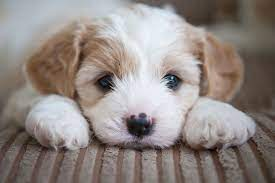
#> input picture python_satwik/PIL/1.jpeg, 275 x 183 px
$ python ImagePillow1.py
#> lines starting #> are read from the running program, lines starting #| are printed output that depends on the picture
from PIL import Image, ImageFilter
import os

image1= Image.open('1.jpeg')
#> image1 is the input picture: PIL image 275x183 RGB; mean R, G, B 144.5, 135.3, 131.2
image1.rotate(90).save('1_mod.jpeg')
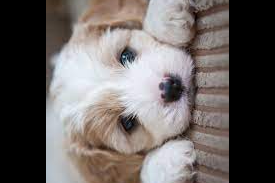
#> saved as 1_mod.jpeg: PIL image 275x183 RGB; mean R, G, B 105.7, 99.4, 97.4
image1.convert(mode='L').save('1_mod_.jpeg')
image1.filter(ImageFilter.GaussianBlur()).save('1_mod_blur.jpeg')
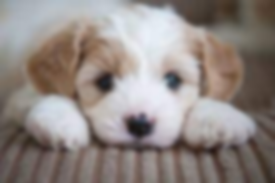
#> saved as 1_mod_blur.jpeg: PIL image 275x183 RGB; mean R, G, B 144.5, 135.3, 131.3
image1.filter(ImageFilter.GaussianBlur(15)).save('1_mod_blur_15.jpeg')
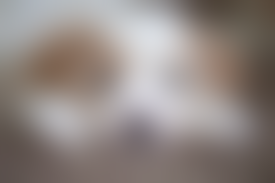
#> saved as 1_mod_blur_15.jpeg: PIL image 275x183 RGB; mean R, G, B 143.9, 134.8, 130.7

$ run again, with python_satwik/PIL/2.jpeg copied over python_satwik/PIL/1.jpeg
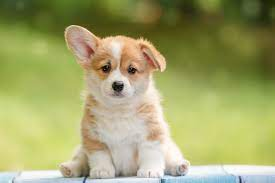
#> input picture python_satwik/PIL/2.jpeg, 275 x 183 px
#> image1 is the input picture: PIL image 275x183 RGB; mean R, G, B 161.6, 164, 106.5
#> `image1.convert(mode='L').save('1_mod_.jpeg')`:
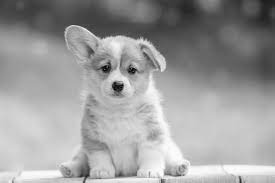
#> saved as 1_mod_.jpeg: PIL image 275x183 L; min 1, max 255, mean 156.7
#> `image1.filter(ImageFilter.GaussianBlur(15)).save('1_mod_blur_15.jpeg')`:
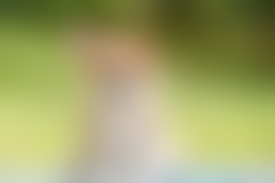
#> saved as 1_mod_blur_15.jpeg: PIL image 275x183 RGB; mean R, G, B 161.1, 164, 106.9

$ run again, with python_satwik/PIL/3.jpeg copied over python_satwik/PIL/1.jpeg
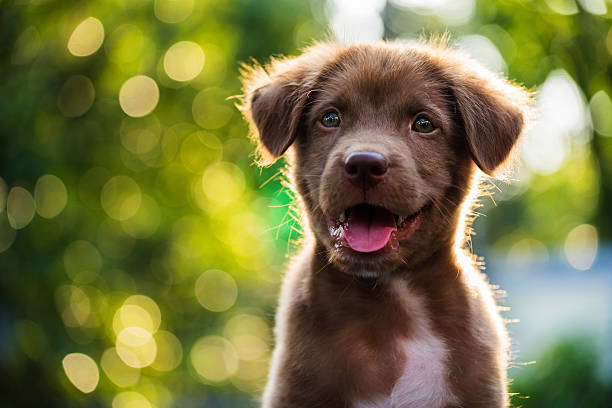
#> input picture python_satwik/PIL/3.jpeg, 612 x 408 px
#> image1 is the input picture: PIL image 612x408 RGB; mean R, G, B 120.6, 119.8, 67
#> `image1.convert(mode='L').save('1_mod_.jpeg')`:
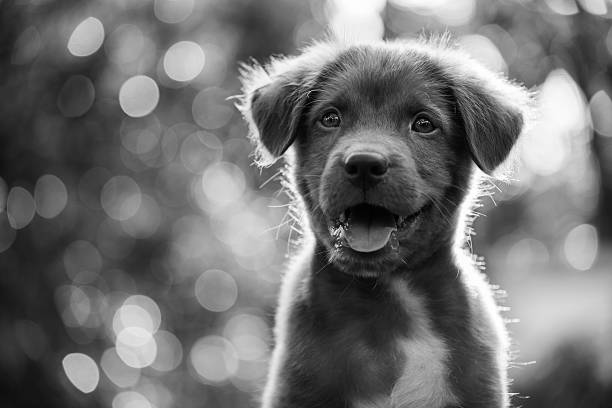
#> saved as 1_mod_.jpeg: PIL image 612x408 L; min 0, max 255, mean 114
#> `image1.filter(ImageFilter.GaussianBlur(15)).save('1_mod_blur_15.jpeg')`:
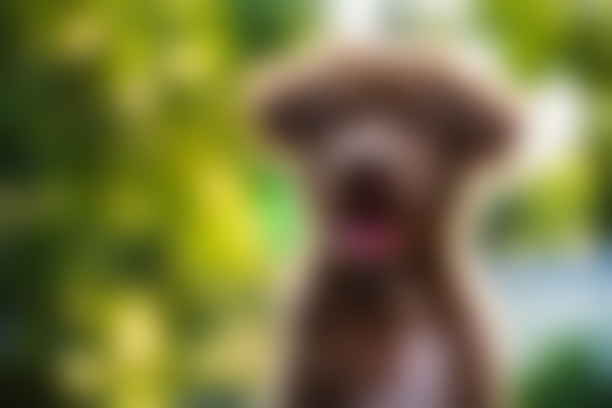
#> saved as 1_mod_blur_15.jpeg: PIL image 612x408 RGB; mean R, G, B 120.6, 119.8, 67.1

$ run again, with python_satwik/PIL/4.jpeg copied over python_satwik/PIL/1.jpeg
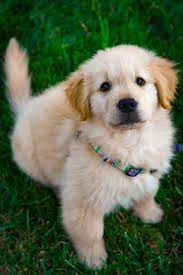
#> input picture python_satwik/PIL/4.jpeg, 183 x 275 px
#> image1 is the input picture: PIL image 183x275 RGB; mean R, G, B 91.9, 104.9, 78.8
#> `image1.rotate(90).save('1_mod.jpeg')`:
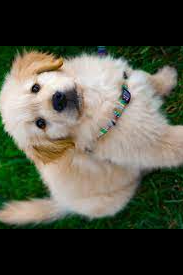
#> saved as 1_mod.jpeg: PIL image 183x275 RGB; mean R, G, B 84, 84.6, 71.1
#> `image1.filter(ImageFilter.GaussianBlur(15)).save('1_mod_blur_15.jpeg')`:
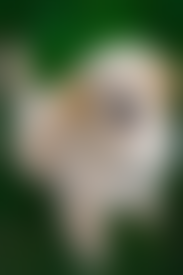
#> saved as 1_mod_blur_15.jpeg: PIL image 183x275 RGB; mean R, G, B 90.3, 103.7, 77.5
